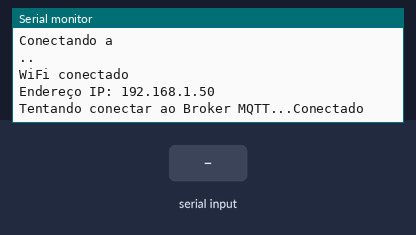
Recording of a sketch running on a simulated ESP8266 (NodeMCU). Parts: the last lines printed to the serial monitor. The test bench sets the inputs (shaded band). WiFi joins after 1.5 s; servers stay silent unless stated; no MQTT or app messages arrive unless stated.

Above: at 3.2 s.
3.3 s: "1\n" received over Serial
At 4.0 s:
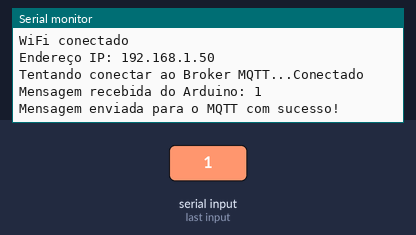
4.8 s: "0\n" received over Serial
At 5.2 s:
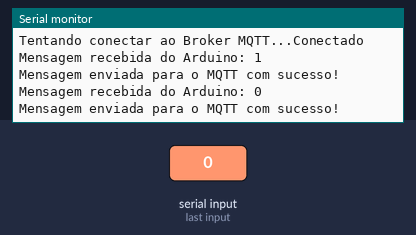
6.3 s: "2\n" received over Serial
At 7.5 s:
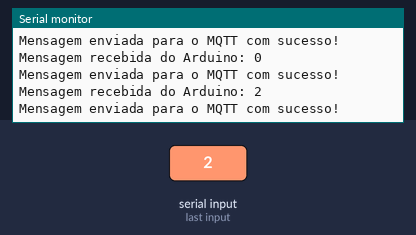

Measured:
- after the input at 3.3 s, the serial monitor: prints a new line at once (image 1)
- after the input at 4.8 s, the serial monitor: prints a new line at once (image 2)
- after the input at 6.3 s, the serial monitor: prints a new line at once (image 3)

The sketch:

esp01-arduino.ino
```cpp
#include <ESP8266WiFi.h>
#include <WiFiClientSecure.h>
#include <PubSubClient.h>

// Credenciais WiFi
const char *ssid = "";     // Substitua pelo nome da sua rede WiFi
const char *password = ""; // Substitua pela senha da sua rede WiFi

// Configuração do Broker MQTT
const char *mqtt_server = "393ef3f9806b4bafaa612c1071f4b8f5.s1.eu.hivemq.cloud";
const int mqtt_port = 8883;
const char *mqtt_topic = "mqtt/agua";

// Credenciais do Broker MQTT
const char *mqtt_user = ""; // Substitua pelo seu username
const char *mqtt_pass = ""; // Substitua pela sua senha

WiFiClientSecure espClient; // Cliente seguro para conexão TLS
PubSubClient client(espClient);

// Conecta ao WIFI
void setup_wifi()
{
  delay(10);
  Serial.println();
  Serial.print("Conectando a ");
  Serial.println(ssid);

  WiFi.begin(ssid, password);

  while (WiFi.status() != WL_CONNECTED)
  {
    delay(1000);
    Serial.print(".");
  }

  Serial.println();
  Serial.println("WiFi conectado");
  Serial.print("Endereço IP: ");
  Serial.println(WiFi.localIP());
}

// Conecta ao broker MQTT
void reconnect()
{
  while (!client.connected())
  {
    Serial.print("Tentando conectar ao Broker MQTT...");
    // Conectando com autenticação (username e password)
    if (client.connect("Esp01", mqtt_user, mqtt_pass))
    {
      Serial.println("Conectado");
    }
    else
    {
      Serial.print("Falha, rc=");
      Serial.print(client.state());
      Serial.println(" Tentando novamente em 5 segundos...");
      delay(5000);
    }
  }
}

// Inicialização
void setup()
{
  Serial.begin(115200); // Comunicação com o monitor serial
  // Serial.swap();              // Troca para os pinos GPIO1 (TX) e GPIO3 (RX) para comunicação serial com o Arduino
  setup_wifi();

  // Configuração do cliente TLS
  espClient.setInsecure(); // Ignorar verificação de certificado (para testes apenas!)
  client.setServer(mqtt_server, mqtt_port);
}

// Recupera os dados do arduino e pulica no broker
void loop()
{
  if (!client.connected())
  {
    reconnect();
  }
  client.loop();

  // Verifica se há dados recebidos pela serial do Arduino
  if (Serial.available() > 0)
  {
    String mensagem = Serial.readStringUntil('\n'); // Lê a mensagem até nova linha
    Serial.println("Mensagem recebida do Arduino: " + mensagem);

    // Envia a mensagem recebida para o Broker MQTT
    if (client.publish(mqtt_topic, mensagem.c_str()))
    {
      Serial.println("Mensagem enviada para o MQTT com sucesso!");
    }
    else
    {
      Serial.println("Falha ao enviar a mensagem para o MQTT.");
    }
  }
}
```
